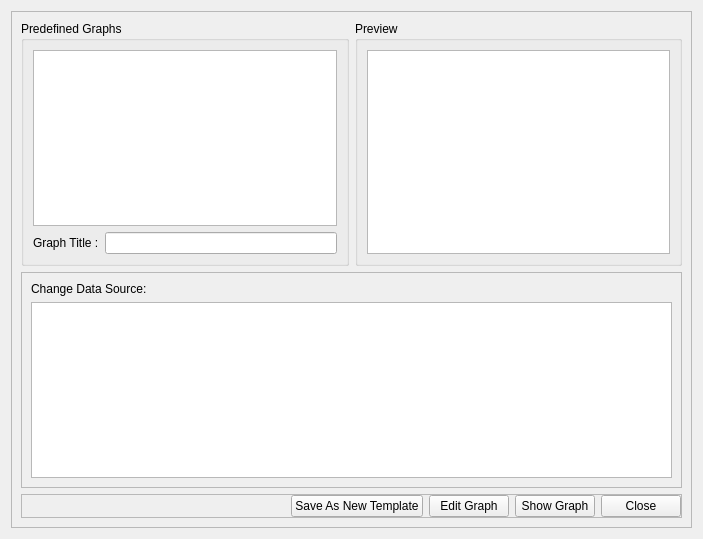
<?xml version="1.0" encoding="UTF-8"?>
<ui version="4.0">
 <class>FormShowGraph</class>
 <widget class="QWidget" name="FormShowGraph">
  <property name="geometry">
   <rect>
    <x>0</x>
    <y>0</y>
    <width>703</width>
    <height>539</height>
   </rect>
  </property>
  <property name="minimumSize">
   <size>
    <width>695</width>
    <height>487</height>
   </size>
  </property>
  <property name="windowTitle">
   <string>Show Graph</string>
  </property>
  <layout class="QGridLayout" name="gridLayout_3">
   <item row="0" column="0">
    <widget class="QFrame" name="frame_4">
     <property name="frameShape">
      <enum>QFrame::StyledPanel</enum>
     </property>
     <property name="frameShadow">
      <enum>QFrame::Plain</enum>
     </property>
     <layout class="QGridLayout" name="gridLayout_4">
      <item row="0" column="1">
       <widget class="QGroupBox" name="groupBox_2">
        <property name="title">
         <string>Preview</string>
        </property>
        <layout class="QGridLayout" name="gridLayout_2">
         <item row="0" column="0">
          <widget class="QGraphicsView" name="graphicsView"/>
         </item>
        </layout>
       </widget>
      </item>
      <item row="1" column="0" colspan="2">
       <widget class="QFrame" name="frame">
        <property name="frameShape">
         <enum>QFrame::StyledPanel</enum>
        </property>
        <property name="frameShadow">
         <enum>QFrame::Plain</enum>
        </property>
        <layout class="QVBoxLayout" name="verticalLayout_2">
         <item>
          <widget class="QLabel" name="labelDataSource">
           <property name="text">
            <string>Change Data Source:</string>
           </property>
          </widget>
         </item>
         <item>
          <widget class="QTableWidget" name="tableDataSource"/>
         </item>
        </layout>
       </widget>
      </item>
      <item row="0" column="0">
       <widget class="QGroupBox" name="groupBox">
        <property name="title">
         <string>Predefined Graphs</string>
        </property>
        <layout class="QGridLayout" name="gridLayout">
         <item row="0" column="0" colspan="2">
          <widget class="QTableWidget" name="tableTemplate"/>
         </item>
         <item row="1" column="0">
          <widget class="QLabel" name="labelGraphTitle">
           <property name="text">
            <string>Graph Title :</string>
           </property>
          </widget>
         </item>
         <item row="1" column="1">
          <widget class="QLineEdit" name="lineEditGraphTitle">
           <property name="readOnly">
            <bool>true</bool>
           </property>
          </widget>
         </item>
        </layout>
       </widget>
      </item>
      <item row="2" column="0" colspan="2">
       <widget class="QFrame" name="frame_2">
        <property name="frameShape">
         <enum>QFrame::StyledPanel</enum>
        </property>
        <property name="frameShadow">
         <enum>QFrame::Raised</enum>
        </property>
        <layout class="QHBoxLayout" name="horizontalLayout" stretch="5,0,0,0,0">
         <property name="topMargin">
          <number>0</number>
         </property>
         <property name="rightMargin">
          <number>0</number>
         </property>
         <property name="bottomMargin">
          <number>0</number>
         </property>
         <item>
          <widget class="QFrame" name="frame_3">
           <property name="frameShape">
            <enum>QFrame::NoFrame</enum>
           </property>
           <property name="frameShadow">
            <enum>QFrame::Raised</enum>
           </property>
          </widget>
         </item>
         <item>
          <widget class="QPushButton" name="buttonSaveAsNewTemplate">
           <property name="text">
            <string>Save As New Template</string>
           </property>
          </widget>
         </item>
         <item>
          <widget class="QPushButton" name="buttonEditGraph">
           <property name="text">
            <string>Edit Graph</string>
           </property>
          </widget>
         </item>
         <item>
          <widget class="QPushButton" name="buttonShowGraph">
           <property name="text">
            <string>Show Graph</string>
           </property>
          </widget>
         </item>
         <item>
          <widget class="QPushButton" name="buttonClose">
           <property name="text">
            <string>Close</string>
           </property>
          </widget>
         </item>
        </layout>
       </widget>
      </item>
     </layout>
    </widget>
   </item>
  </layout>
 </widget>
 <resources/>
 <connections/>
</ui>
